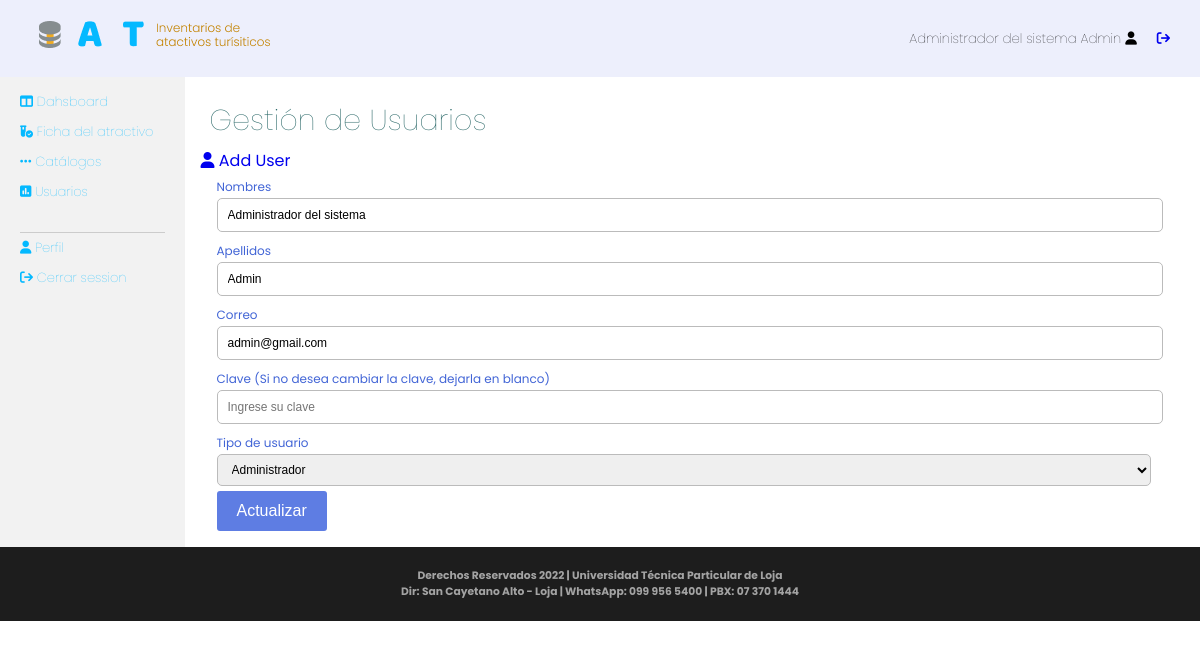
The app's page /administrator/views/libraryView.php?action=user_update&userId=6 (signed in) with its own data.
### tables this page shows
CREATE TABLE `usuarios` (
  `id` int(11) NOT NULL,
  `nombres` varchar(150) NOT NULL,
  `apellidos` varchar(150) NOT NULL,
  `correo` varchar(150) NOT NULL,
  `clave` varchar(100) NOT NULL,
  `rol` varchar(10) NOT NULL,
  `ex` varchar(10) NOT NULL
);

### administrator/models/userModels.php (called while the page is built, shortened)
<?php
require_once "../../dll/class_mysqli.php";
class UserModel
{
  function UserModel(){
    $this->miconexion = new clase_mysqli;
  }
  function conectarDb(){
    $miconexion1 = new clase_mysqli;
    $miconexion1->conectar(DBHOST, DBUSER, DBPASS, DBNAME);
    return $miconexion1;
  }
  public function ListArrayUser($userId) {
    $miconexion=$this->conectarDb();
    $miconexion->consulta("select * from usuarios where id= '$userId'");
    $resSQL=$miconexion->consulta_lista();
    return $resSQL;
  }
}

### dll/class_mysqli.php (called while the page is built, shortened)
<?php
class clase_mysqli{
	var $BaseDatos;
	var $Servidor;
	var $Usuario;
	var $Clave;
	var $Conexion_ID=0;
	var $Consulta_ID=0;
	function clase_mysqli($host="", $user="", $pass="", $db=""){
		$this->BaseDatos=$db;
		$this->Servidor=$host;
		$this->Usuario=$user;
		$this->Clave=$pass;
	}
	function conectar($host, $user, $pass, $db){
		if($db != "")$this->BaseDatos=$db;
		if($host != "")$this->Servidor=$host;
		if($user != "")$this->Usuario=$user;
		$this->Conexion_ID=new mysqli($this->Servidor, $this->Usuario, $this->Clave, $this->BaseDatos);
		return$this->Conexion_ID;
	}
	function consulta($sql=""){
		$this->Consulta_ID=mysqli_query($this->Conexion_ID,$sql);
		return $this->Consulta_ID;
	}
	function numcampos(){
		return mysqli_num_fields($this->Consulta_ID);
	}
	function consulta_lista(){
		while ($row = mysqli_fetch_array($this->Consulta_ID)) {
			for ($i=0; $i < $this->numcampos(); $i++) {
				$row[$i];
			}
			return $row;
		}
	}
}
?>

### administrator/controller/user_controller.php (called while the page is built, shortened)
<?php
require_once "../models/userModels.php";
class user_controller{
    public function ArrayUser($userId)
    {
        $user = new UserModel();
        $userResponse = $user->ListArrayUser($userId);
        return $userResponse;
    }
}
?>

### administrator/views/user_update.php (the view, shortened to what this page needs)
<h1>Gestión de Usuarios</h1>
<div class="menuDashboard"><a href="libraryView.php?action=user_add"><i class="fa-solid fa-user"></i> Add User</a></div>
<?php
	extract($_GET);
	include("../controller/user_controller.php");
	$control= new user_controller();
    $listaUser=$control->ArrayUser($userId);
    $roles[1]="Administrador";
    $roles[2]="Visitante";
?>
<form method="post" action=""  class="formulario">
			<div class="grupoInput">
				<label for="nombres">Nombres</label>
				<input type="text" name="nombres" id="nombres" value="<?php echo $listaUser[1]; ?>" placeholder="Ingrese su nombre">
			</div>
			<div class="grupoInput">
				<label for="apellidos">Apellidos</label>
				<input type="text" name="apellidos" id="apellidos" value="<?php echo $listaUser[2]; ?>"  placeholder="Ingrese su apellido">
			</div>
			<div class="grupoInput">
				<label for="correo">Correo</label>
				<input type="email" name="correo" id="correo" value="<?php echo $listaUser[3]; ?>"  placeholder="Ingrese su correo">
			</div>
			<div class="grupoInput">
				<label for="clave">Clave (Si no desea cambiar la clave, dejarla en blanco)</label>
				<input type="password" name="clave" id="clave" placeholder="Ingrese su clave">
			</div>
			<div class="grupoInput">
				<label for="tipoUser">Tipo de usuario</label>
				<select id="tipoUser" name="tipoUser">
					<option value="<?php echo $listaUser[5]; ?>" ><?php echo $roles[$listaUser[5]]; ?></option>
				</select>
			</div>
			<div class="grupoInput">
			 <button type="submit" value="Actualizar" class="btn-submit">Actualizar</button>
			</div>
		</form>

### administrator/css/estilosAdmin.css (style rules this page uses)
* { padding: 0; margin: 0; }
body { background: #fff; font-family: 'Poppins', sans-serif; }
a { text-decoration: none; }
h1 { padding: 0.2em 0.3em; font-size: 1.8em; font-weight: 100; color: #256464; }
.grupoInput { width: 95%; padding: 0em 1em; }
label { color: #4265D6; font-size: 12px; }
.formulario input, .formulario select { width: 100%; margin-bottom: 5px; height: 32px; font-size: 12px; line-height: 52px; padding-left: 10px; border: 1px solid #BBBBBB; border-radius: 5px; }
form .btn-submit { padding: 0 20px; height: 40px; line-height: 40px; border: none; color: #fff; background: #5E7DE3; border-radius: 3px; font-family: 'Montserrat', sans-serif; font-size: 16px; cursor: pointer; transition: .3s ease all; }

### records on screen
usuarios: nombres "Administrador del sistema", apellidos "Admin", correo "admin@gmail.com", tipoUser "Administrador"

### other values on screen
$_SESSION['username'] "Administrador del sistema Admin"
